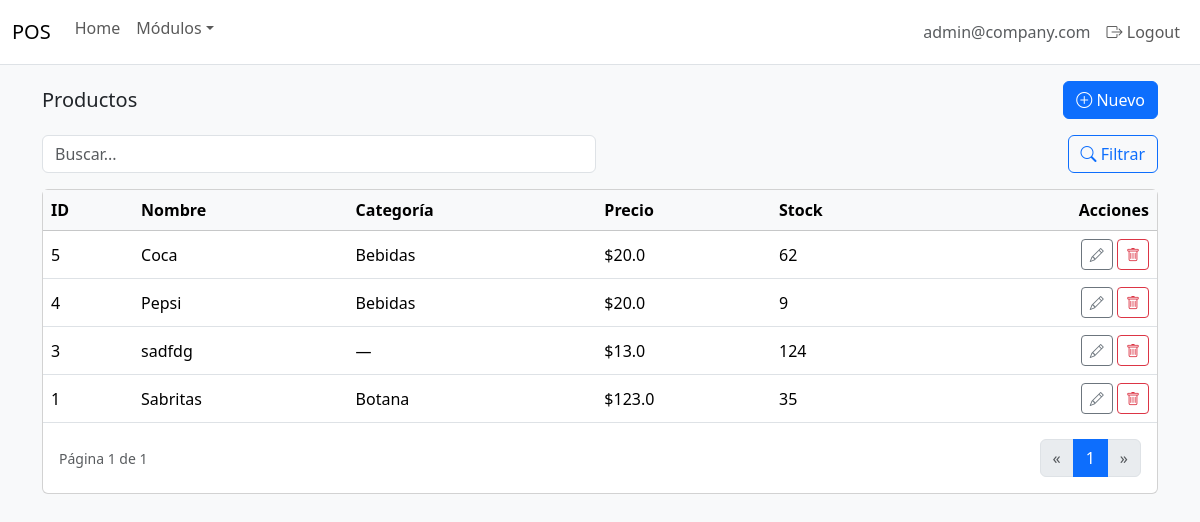
/modules/products/ (signed in), run on the app's committed database.
### AppTienda/models.py (models this page shows, shortened)
class User(AbstractUser):
    username = models.CharField(max_length=150, blank=True)
    email = models.EmailField(unique=True)
    ROLE_CHOICES = (('admin', 'Admin'), ('vendor', 'Vendor'))
    role = models.CharField(max_length=10, choices=ROLE_CHOICES, default='vendor')
    created_at = models.DateTimeField(auto_now_add=True)
    image_url = models.CharField(max_length=255, blank=True, default="")
    USERNAME_FIELD = 'email'
    REQUIRED_FIELDS = []
    objects = UserManager()

class Product(models.Model):
    name = models.CharField(max_length=255)
    description = models.TextField(blank=True, default="")
    price = models.FloatField(validators=[MinValueValidator(0.0)])  # DOUBLE
    stock = models.PositiveIntegerField(default=0)  # 👈 entero
    created_at = models.DateTimeField(auto_now_add=True)
    image_url = models.CharField(max_length=255, blank=True, default="")
    category = models.ForeignKey('Category', on_delete=models.PROTECT, null=True, related_name='products')
    class Meta:
        ordering = ['-id']

class Category(models.Model):
    name = models.CharField(max_length=255)
    description = models.TextField(blank=True, default="")
    created_at = models.DateTimeField(auto_now_add=True)
    class Meta:
        ordering = ['name']

### AppTienda/views.py (the view)
# urls.py: path("modules/products/", v.products_list, name="products_list"),
@login_required(login_url="login")
def products_list(request):
    q = (request.GET.get("q") or "").strip()
    qs = Product.objects.select_related("category").all().order_by('-id')
    if q:
        qs = qs.filter(Q(name__icontains=q)|Q(description__icontains=q)|Q(category__name__icontains=q))
    page_obj = _paginate(request, qs)
    headers = ["ID","Nombre","Categoría","Precio","Stock"]
    items = [{"id":p.id,"cells":[p.id,p.name,(p.category.name if p.category else "—"),f"${p.price}",f"{p.stock}"]} for p in page_obj.object_list]
    return render(request, "AppTienda/modules/list.html", {
        "title":"Productos","headers":headers,"items":items,"page_obj":page_obj,
        "add_name":"products_add","edit_name":"products_edit","delete_name":"products_delete",
        "can_manage": user_can_manage(request.user),
    })

### AppTienda/views.py (called while the page is built)
def _paginate(request, qs, per_page=10):
    p = Paginator(qs, per_page)
    return p.get_page(request.GET.get("page"))

### AppTienda/templates/AppTienda/modules/list.html (shortened to what this page needs)
{% extends "AppTienda/base.html" %}
{% block content %}
<div class="container">
  <div class="d-flex justify-content-between align-items-center mb-3">
    <h1 class="h5 mb-0">{{ title }}</h1>
    {% if add_name and can_manage %}<a class="btn btn-primary" href="{% url add_name %}"><i class="bi bi-plus-circle"></i> Nuevo</a>{% endif %}
  </div>
  <form method="get" class="row g-2 align-items-center mb-3">
    <div class="col-12 col-md-6">
      <input type="search" name="q" value="{{ request.GET.q }}" class="form-control" placeholder="Buscar...">
    </div>
    <div class="col-12 col-md-6 text-end">
      <button class="btn btn-outline-primary"><i class="bi bi-search"></i> Filtrar</button>
    </div>
  </form>
  <div class="card p-0">
    <div class="table-responsive">
      <table class="table table-hover align-middle mb-0">
        <thead class="table-light">
          <tr>
            {% for h in headers %}<th class="text-nowrap">{{ h }}</th>{% endfor %}
            {% if can_manage %}<th class="text-end">Acciones</th>{% endif %}
          </tr>
        </thead>
        <tbody>
          {% for it in items %}
          <tr>
            {% for c in it.cells %}<td class="text-nowrap">{{ c }}</td>{% endfor %}
            {% if can_manage %}
            <td class="text-end">
              {% if edit_name %}<a class="btn btn-sm btn-outline-secondary" href="{% url edit_name it.id %}"><i class="bi bi-pencil"></i></a>{% endif %}
              {% if delete_name %}<a class="btn btn-sm btn-outline-danger" href="{% url delete_name it.id %}"><i class="bi bi-trash"></i></a>{% endif %}
            </td>
            {% endif %}
          </tr>
          {% empty %}
          <tr><td colspan="{{ headers|length|add:1 }}"><div class="p-3 text-center text-muted">Sin registros</div></td></tr>
          {% endfor %}
        </tbody>
      </table>
    </div>
    {% if page_obj %}
    <div class="d-flex justify-content-between align-items-center p-3">
      <div class="text-muted small">Página {{ page_obj.number }} de {{ page_obj.paginator.num_pages }}</div>
      <ul class="pagination mb-0">
        {% if page_obj.has_previous %}
        <li class="page-item"><a class="page-link" href="?page={{ page_obj.previous_page_number }}&q={{ request.GET.q }}">«</a></li>
        {% else %}<li class="page-item disabled"><span class="page-link">«</span></li>{% endif %}
        {% for i in page_obj.paginator.page_range %}
          {% if page_obj.number == i %}<li class="page-item active"><span class="page-link">{{ i }}</span></li>
          {% else %}<li class="page-item"><a class="page-link" href="?page={{ i }}&q={{ request.GET.q }}">{{ i }}</a></li>{% endif %}
        {% endfor %}
        {% if page_obj.has_next %}
        <li class="page-item"><a class="page-link" href="?page={{ page_obj.next_page_number }}&q={{ request.GET.q }}">»</a></li>
        {% else %}<li class="page-item disabled"><span class="page-link">»</span></li>{% endif %}
      </ul>
    </div>
    {% endif %}
  </div>
</div>
{% endblock %}

### AppTienda/templates/AppTienda/base.html (shortened to what this page needs)
<!doctype html>
<html lang="es">
<head>
  <link href="https://cdn.jsdelivr.net/npm/bootstrap@5.3.3/dist/css/bootstrap.min.css" rel="stylesheet">
  <link href="https://cdn.jsdelivr.net/npm/bootstrap-icons@1.11.3/font/bootstrap-icons.css" rel="stylesheet">
</head>
<body class="bg-light">
<nav class="navbar navbar-expand-lg bg-white border-bottom">
  <div class="container-fluid">
    <a class="navbar-brand" href="{% url 'dashboard' %}">POS</a>
    <div id="nav" class="collapse navbar-collapse">
      <ul class="navbar-nav me-auto mb-2">
        <li class="nav-item"><a class="nav-link" href="{% url 'dashboard' %}">Home</a></li>
        <li class="nav-item dropdown">
          <a class="nav-link dropdown-toggle" role="button" data-bs-toggle="dropdown">Módulos</a>
        </li>
      </ul>
      <ul class="navbar-nav">
        {% if request.user.is_authenticated %}
          <li class="nav-item"><span class="nav-link text-muted">{{ request.user.email }}</span></li>
          <li class="nav-item"><a class="nav-link" href="{% url 'logout' %}"><i class="bi bi-box-arrow-right"></i> Logout</a></li>
        {% else %}
          <li class="nav-item"><a class="nav-link" href="{% url 'login' %}">Login</a></li>
        {% endif %}
      </ul>
    </div>
  </div>
</nav>
<main class="py-3">
  {% block content %}{% endblock %}
</main>
</body>
</html>

### data on the page
User: user.email "admin@company.com"
Product: cells "Coca"
Category: cells "Bebidas" "Bebidas"
Product: cells "Pepsi"
Product: cells "sadfdg"
Product: cells "Sabritas"
Category: cells "Botana"

### other printed values
{{ title }} "Productos"
{{ h }} "ID" "Nombre" "Categoría" "Precio" "Stock"
{{ c }} "5" "$20.0" "62" "4" "$20.0" "9" "3" "—" "$13.0" "124" "1" "$123.0" "35"
{{ page_obj.number }} "1"
{{ page_obj.paginator.num_pages }} "1"
{{ i }} "1"
